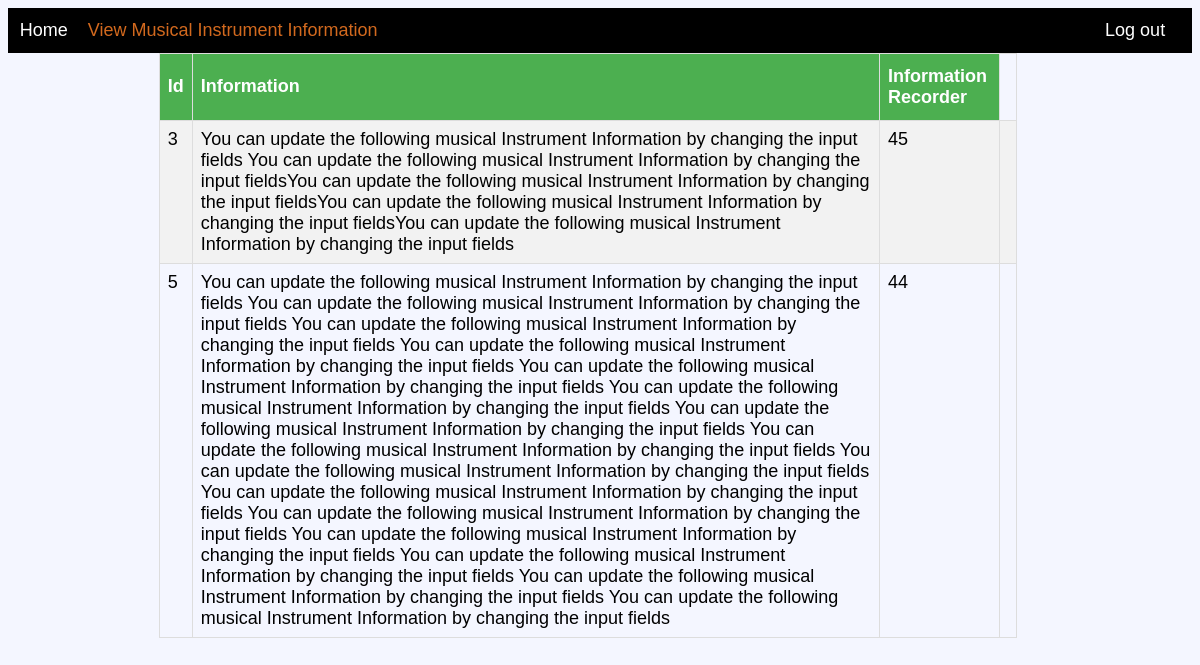
Page /viewmusicalinstrument.php (signed in) on the committed database.
### tables this page shows
CREATE TABLE IF NOT EXISTS `musicalinformation` (
  `info_id` varchar(30) NOT NULL,
  `musinformation` text NOT NULL,
  `emp_id` int(11) NOT NULL,
  PRIMARY KEY (`info_id`),
  KEY `emp_id` (`emp_id`)
);

### viewmusicalinstrument.php (the view, shortened to what this page needs)
<!DOCTYPE html>
<html>
<head>
</head>
<body>
	<div id="nav">
		<a href="officer_page.php" > Home </a>
		<a href="" class="active">View Musical Instrument Information </a>
		<a href="logout.php" style="float: right;">Log out</a>
	</div>
	<div id="content">
	<table border="1">
	<?php
						$view_comment = "select * from musicalinformation";
					        $view = mysql_query($view_comment);
						if (mysql_num_rows($view) >0){
						      echo "<tr bgcolor=#7FFFD4>
											<th>Id </th>
											<th>Information</th>
											<th>Information Recorder</th>
									</tr>";
					while($comment = mysql_fetch_array($view)){
					echo "<tr>
							<td valign = 'top'>"
								.$comment['info_id'].
							"</td><td valign = 'top'>"
								.$comment['musinformation'].
							"</td><td valign = 'top'>"
								.$comment['emp_id'].
							"</td>
							<td>
							</td>
							</tr>";
								}
						}
						else {
							echo "no Information is found";
						}
					?>
					</table>
	</div>
</body>
</html>

### viewmusicalinstrument.php (style rules this page uses)
body { background: #f4f6ff; overflow: auto; font-family: Verdan, Tahoma, Arial, sans-serif; font-size: 18px; }
#nav { width: 98%; background-color: black; height: 2%; color: white; overflow:hidden; padding: 1%; }
#nav a { text-decoration:none; color: white; padding-right:15px; }
#nav a.active { color:chocolate; }
#content { width: 98%; height: auto; }
table { position: relative; width:74%; left:13%; }
table,th,td { border-collapse:collapse; border: 1px solid #ddd;; }
th,td { padding: 8px; }
th { padding-top: 12px; padding-bottom: 12px; text-align: left; background-color: #4CAF50; color: white; }
tr:nth-child(even) { background-color: #f2f2f2; }

### rows in the picture
musicalinformation: info_id "3", musinformation "You can update the following musical Instrument Information by changing the input fields You can update the following musical Instrument Information by changing the input fieldsYou can update the following musical Instrument Information by changing the input fieldsYou can update the following musical Instrument Information by changing the input fieldsYou can update the following musical Instrument Information by changing the input fields", emp "45"
musicalinformation: info_id "5", musinformation "You can update the following musical Instrument Information by changing the input fields You can update the following musical Instrument Information by changing the input fields You can update the following musical Instrument Information by changing the input fields You can update the following musical Instrument Information by changing the input fields You can update the following musical Instrument Information by changing the input fields You can update the following musical Instrument Information by changing the input fields You can update the following musical Instrument Information by changing the input fields You can update the following musical Instrument Information by changing the…", emp "44"
